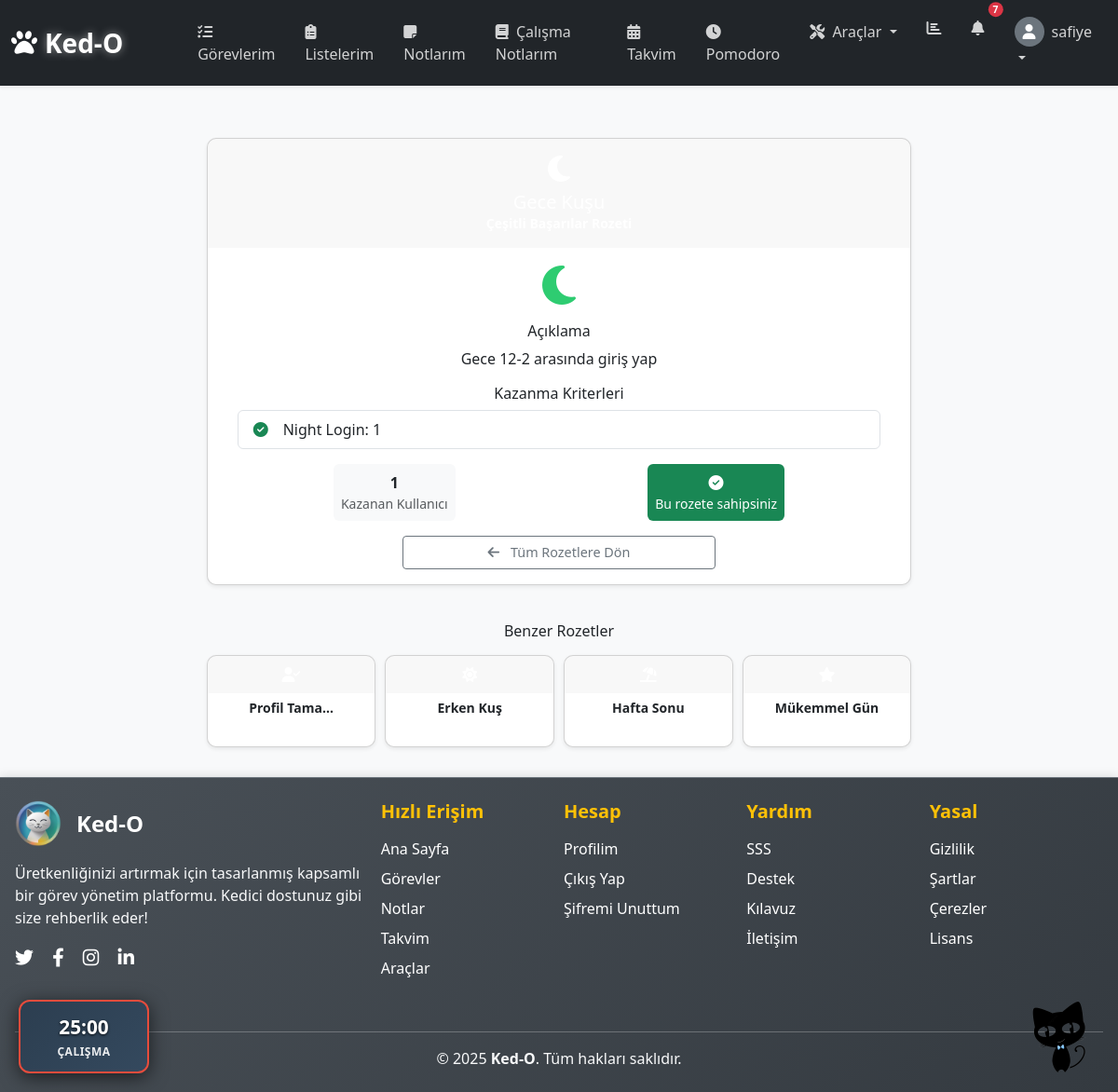
Screenshot of /profile/badges/gece-kusu/ (signed in) with the database file from the repository.
### user_profile/models.py (models this page shows, shortened)
class Badge(models.Model):
    name = models.CharField(max_length=100, verbose_name="Rozet Adı")
    description = models.TextField(verbose_name="Açıklama")
    badge_type = models.ForeignKey(
        BadgeType,
        on_delete=models.SET_NULL,
        null=True,
        blank=True,
        related_name='badges'
    )
    criteria = models.JSONField(default=dict, help_text="Kazanma kriterleri (JSON formatında)")
    slug = models.SlugField(max_length=100, unique=True, blank=True)
    is_secret = models.BooleanField(default=False, verbose_name="Gizli Rozet")
    icon = models.CharField(
        max_length=50,
        default='fas fa-medal'
    )
    color = models.CharField(
        max_length=7,
        default='#6c757d',
        validators=[RegexValidator(regex='^#([A-Fa-f0-9]{6}|[A-Fa-f0-9]{3})$')]
    )
    class Meta:
        indexes = [
            models.Index(fields=['name']),  # İsim ile arama için index
            models.Index(fields=['slug']),  # Slug ile arama için index
            models.Index(fields=['badge_type']),  # Badge type ile filtreleme için index
            models.Index(fields=['is_secret']),  # Gizli rozetler için index
        ]
        verbose_name = 'Rozet'
        verbose_name_plural = 'Rozetler'

### user_profile/views.py (the view)
# urls.py: path('badges/<slug:slug>/', views.badge_detail, name='badge_detail'),      # SONRA
@login_required
def badge_detail(request, slug):
    badge = get_object_or_404(Badge.objects.select_related('badge_type'), slug=slug)
    profile = request.user.profile
    earned = UserBadge.objects.filter(
        user_profile=profile,
        badge=badge
    ).exists()
    similar_badges = Badge.objects.filter(
        badge_type=badge.badge_type
    ).select_related('badge_type').exclude(id=badge.id)[:4]
    earned_count = UserBadge.objects.filter(badge=badge).count()
    criteria_list = []
    for key, value in badge.criteria.items():
        criteria_list.append(f"{key.replace('_', ' ').title()}: {value}")
    context = {
        'badge': badge,
        'user_has_badge': earned,
        'similar_badges': similar_badges,
        'earned_count': earned_count,
        'criteria_list': criteria_list
    }
    return render(request, 'user_profile/badge_detail.html', context)

### user_profile/templates/user_profile/badge_detail.html (shortened to what this page needs)
{% extends "core/base.html" %}
{% load static %}
{% load cat_utils %}
{% block content %}
<div class="container mt-3">
    {% cat_image 'kedo-18.png' 'fixed-br' '80px' 'float' %}
    <div class="row justify-content-center">
        <div class="col-lg-8">
            <div class="card shadow-sm">
                {% with badge_color=badge.badge_type.color|default:'#6c757d' %}
                <div class="card-header text-center py-3"
                     style="background: linear-gradient(135deg, {{ badge_color }}, #343a40); color: white;">
                    <i class="{{ badge.icon }} fa-2x mb-2"></i>
                    <h1 class="mb-0 h5">{{ badge.name }}</h1>
                    <p class="mb-0 small">
                    </p>
                </div>
                {% endwith %}
                <div class="card-body text-center py-3">
                    <div class="mb-3">
                        <div class="badge-icon-large d-inline-block"
                             style="color: {{ badge.badge_type.color|default:'#6c757d' }};">
                            <i class="{{ badge.icon }} fa-3x"></i>
                        </div>
                    </div>
                    <div class="mb-3">
                        <h3 class="h6">Açıklama</h3>
                        <p class="mb-0">{{ badge.description }}</p>
                    </div>
                    <div class="mb-3">
                        <h3 class="h6">Kazanma Kriterleri</h3>
                        <div class="d-flex justify-content-center">
                            <ul class="list-group text-start w-100">
                                {% for criterion in criteria_list %}
                                <li class="list-group-item d-flex py-2">
                                    <i class="fas fa-check-circle text-success me-3 mt-1"></i>
                                    <span>{{ criterion }}</span>
                                </li>
                                {% endfor %}
                            </ul>
                        </div>
                    </div>
                    <div class="d-flex justify-content-around mb-3">
                        <div class="text-center p-2 bg-light rounded">
                            <div class="fw-bold">{{ earned_count }}</div>
                            <p class="text-muted mb-0 small">Kazanan Kullanıcı</p>
                        </div>
                        {% if user_has_badge %}
                        <div class="text-center p-2 bg-success text-white rounded">
                            <div class="fw-bold">
                                <i class="fas fa-check-circle"></i>
                            </div>
                            <p class="mb-0 small">Bu rozete sahipsiniz</p>
                        </div>
                        {% endif %}
                    </div>
                    <div class="d-grid gap-2 col-md-6 mx-auto">
                        <a href="{% url 'user_profile:badge_list' %}" class="btn btn-outline-secondary btn-sm">
                            <i class="fas fa-arrow-left me-2"></i> Tüm Rozetlere Dön
                        </a>
                    </div>
                </div>
            </div>
        </div>
    </div>
    {% if similar_badges %}
    <div class="row mt-4">
        <div class="col-12">
            <h3 class="h6 text-center mb-3">Benzer Rozetler</h3>
            <div class="row justify-content-center">
                {% for badge in similar_badges %}
                <div class="col-lg-2 col-md-3 col-sm-4 col-6 mb-2">
                    <a href="{% url 'user_profile:badge_detail' badge.slug %}"
                       class="text-decoration-none">
                        <div class="card h-100 shadow-sm">
                            {% with badge_color=badge.badge_type.color|default:'#6c757d' %}
                            <div class="card-header text-center py-2"
                                 style="background-color: {{ badge_color }}; color: white;">
                                <i class="{{ badge.icon }}"></i>
                            </div>
                            {% endwith %}
                            <div class="card-body text-center p-2">
                                <h6 class="card-title fw-bold small">{{ badge.name|truncatechars:12 }}</h6>
                            </div>
                        </div>
                    </a>
                </div>
                {% endfor %}
            </div>
        </div>
    </div>
    {% endif %}
</div>
{% endblock %}

### templates/core/navbar.html (shortened to what this page needs)
{% load static %}
<nav class="navbar navbar-expand-lg navbar-dark bg-dark sticky-top shadow-sm">
    <div class="container-fluid">
        <a class="navbar-brand fw-bold fs-3 d-flex align-items-center" href="{% url 'dashboard:landing' %}">
            <i class="fas fa-paw me-2"></i>
            <span class="brand-text me-5">Ked-O</span>
        </a>
        <div class="collapse navbar-collapse" id="navbarMain">
            {% if user.is_authenticated %}
                <ul class="navbar-nav me-auto mb-2 mb-lg-0">
                    <li class="nav-item">
                        <a class="nav-link nav-link-custom" href="{% url 'todo:task_list' %}">
                            <i class="fas fa-tasks me-1"></i>
                            <span class="nav-text">Görevlerim</span>
                        </a>
                    </li>
                    <li class="nav-item">
                        <a class="nav-link nav-link-custom" href="{% url 'lists:list_list' %}">
                            <i class="fas fa-clipboard-list me-1"></i>
                            <span class="nav-text">Listelerim</span>
                        </a>
                    </li>
                    <li class="nav-item">
                        <a class="nav-link nav-link-custom" href="{% url 'notes:note_list' %}">
                            <i class="fas fa-sticky-note me-1"></i>
                            <span class="nav-text">Notlarım</span>
                        </a>
                    </li>
                    <li class="nav-item">
                        <a class="nav-link nav-link-custom" href="{% url 'tools:study_notes_list' %}">
                            <i class="fas fa-book me-1"></i>
                            <span class="nav-text">Çalışma Notlarım</span>
                        </a>
                    </li>
                    <li class="nav-item">
                        <a class="nav-link nav-link-custom" href="{% url 'dashboard:calendar' %}">
                            <i class="fas fa-calendar-alt me-1"></i>
                            <span class="nav-text">Takvim</span>
                        </a>
                    </li>
                    <li class="nav-item">
                        <a class="nav-link nav-link-custom" href="{% url 'dashboard:pomodoro' %}">
                            <i class="fas fa-clock me-1"></i>
                            <span class="nav-text">Pomodoro</span>
                        </a>
                    </li>
                    <li class="nav-item dropdown">
                        <a class="nav-link dropdown-toggle nav-link-custom" href="#" id="toolsDropdown" role="button"
                            data-bs-toggle="dropdown" aria-expanded="false">
                            <i class="fas fa-tools me-1"></i>
                            <span class="nav-text">Araçlar</span>
                        </a>
                    </li>
                </ul>
                <ul class="navbar-nav ms-auto">
                    <li class="nav-item d-none d-lg-block">
                        <a class="nav-link nav-link-custom" href="{% url 'analytics:dashboard' %}">
                            <i class="fas fa-chart-bar"></i>
                        </a>
                    </li>
                    <li class="nav-item dropdown">
                        <a class="nav-link position-relative nav-link-custom" href="#" id="notificationsDropdown"
                            role="button" data-bs-toggle="dropdown" aria-expanded="false">
                            <i class="fas fa-bell"></i>
                            {% if unread_notifications_count > 0 %}
                            <span id="notification-count"
                                class="position-absolute top-0 start-100 translate-middle badge rounded-pill bg-danger">
                                {{ unread_notifications_count }}
                            </span>
                            {% else %}
                            <span id="notification-count"
                                class="position-absolute top-0 start-100 translate-middle badge rounded-pill bg-danger d-none"></span>
                            {% endif %}
                        </a>
                    </li>
                    <li class="nav-item dropdown">
                        <a class="nav-link dropdown-toggle nav-link-custom" href="#" id="userDropdown" role="button"
                            data-bs-toggle="dropdown" aria-expanded="false">
                            <div class="d-flex align-items-center">
                                <div class="user-avatar bg-secondary rounded-circle d-flex align-items-center justify-content-center me-2"
                                    style="width: 32px; height: 32px;">
                                    <i class="fas fa-user text-white"></i>
                                </div>
                                <span class="d-none d-lg-inline">{{ user.username|truncatechars:15 }}</span>
                            </div>
                        </a>
                    </li>
                </ul>
            {% endif %}
        </div>
    </div>
</nav>

### rows the page displays
Badge: description "Gece 12-2 arasında giriş yap"
Badge: name "Profil Tama…"
Badge: name "Erken Kuş"
Badge: name "Hafta Sonu"
Badge: name "Mükemmel Gün"

### other values shown
{{ unread_notifications_count }} "7"
{{ user.username|truncatechars:15 }} "safiye"
{{ criterion }} "Night Login: 1"
{{ earned_count }} "1"
